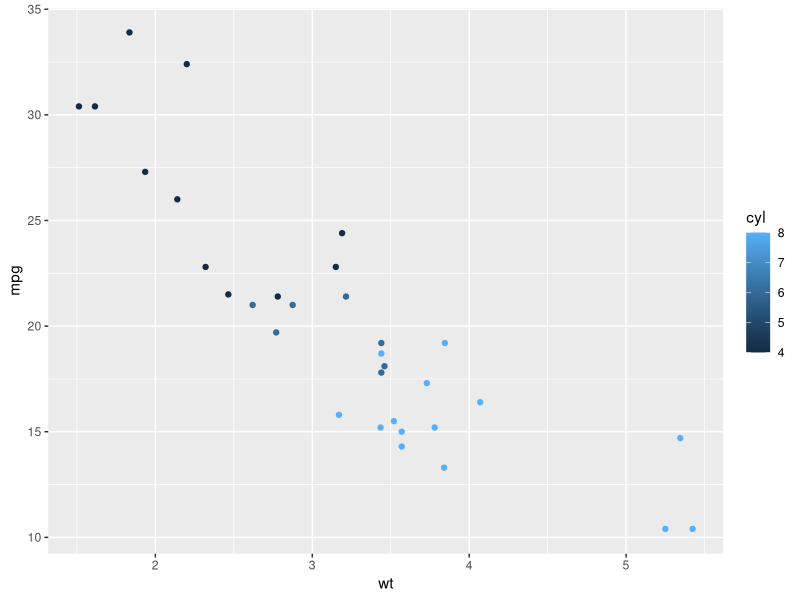
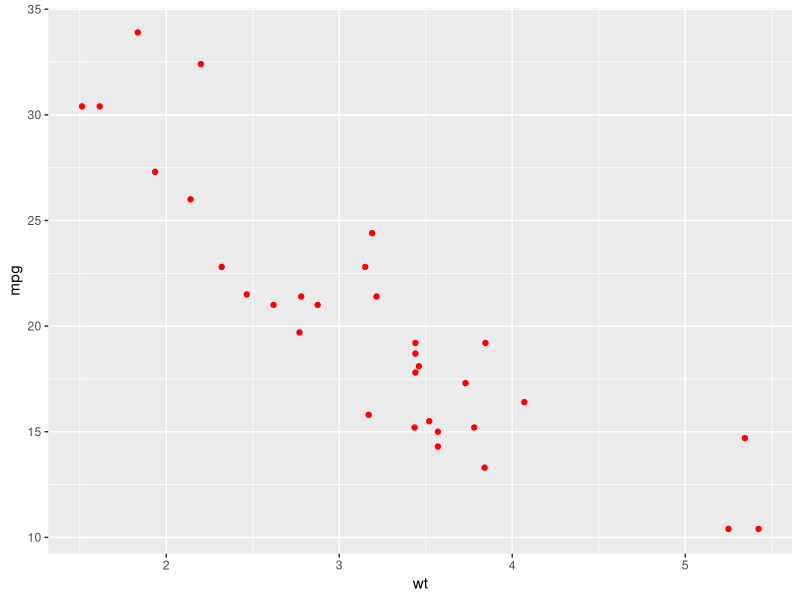
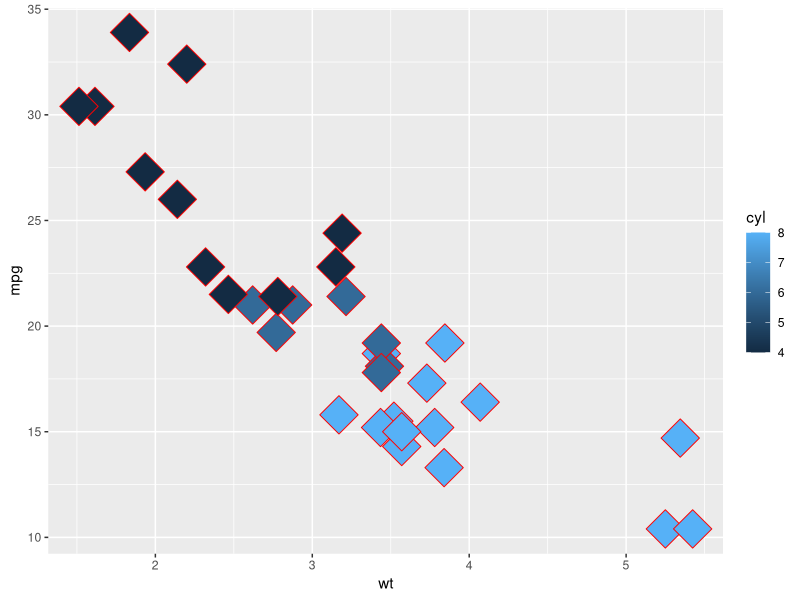
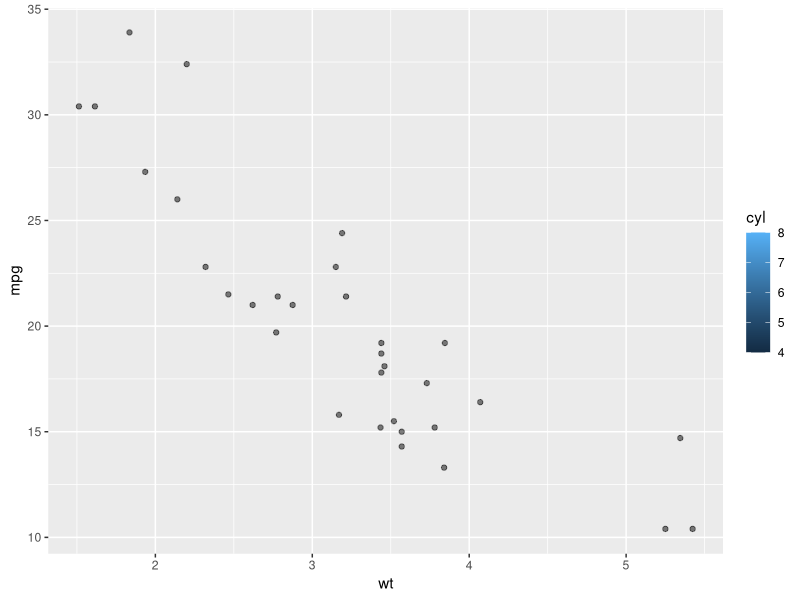
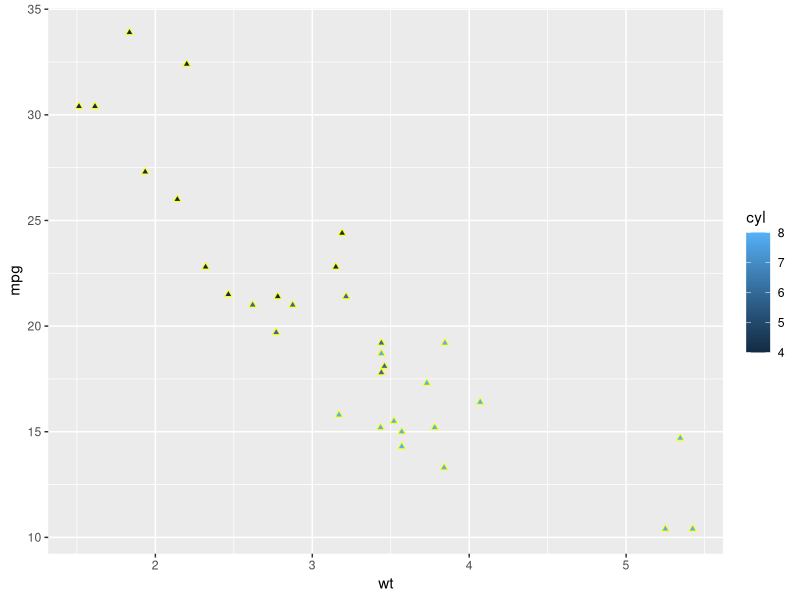
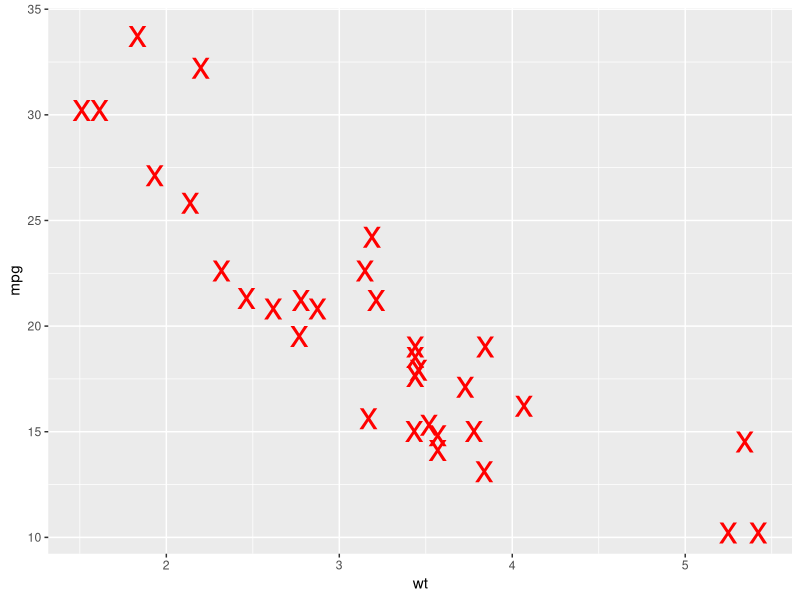
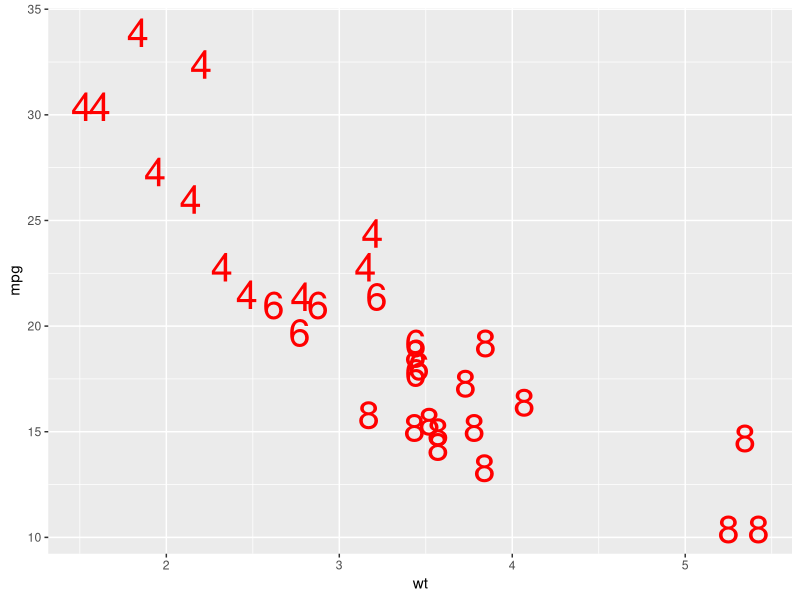

Source code (R) for these figures, in order:
library(ggplot2)
str(mtcars)

ggplot(mtcars,aes(x=wt,y=mpg,col=cyl))+geom_point()
my_color <- "#123456"
my_color <- "red"
ggplot(mtcars,aes(x=wt,y=mpg,col=cyl))+geom_point(col=my_color)

ggplot(mtcars, aes(x=wt,y=mpg,fill=cyl))+geom_point(size=10,shape=23,col=my_color)

# Expand to draw points with alpha 0.5
ggplot(mtcars, aes(x = wt, y = mpg, fill = cyl)) +geom_point(alpha=0.5)


# Expand to draw points with shape 24 and color yellow
ggplot(mtcars, aes(x = wt, y = mpg, fill = cyl)) +geom_point(shape=24,col="yellow")


# Expand to draw text with label x, color red and size 10
ggplot(mtcars, aes(x = wt, y = mpg, fill = cyl)) +geom_text(label="x",col="red",size=10)
ggplot(mtcars, aes(x = wt, y = mpg, label = cyl)) +geom_text(col="red",size=10)

